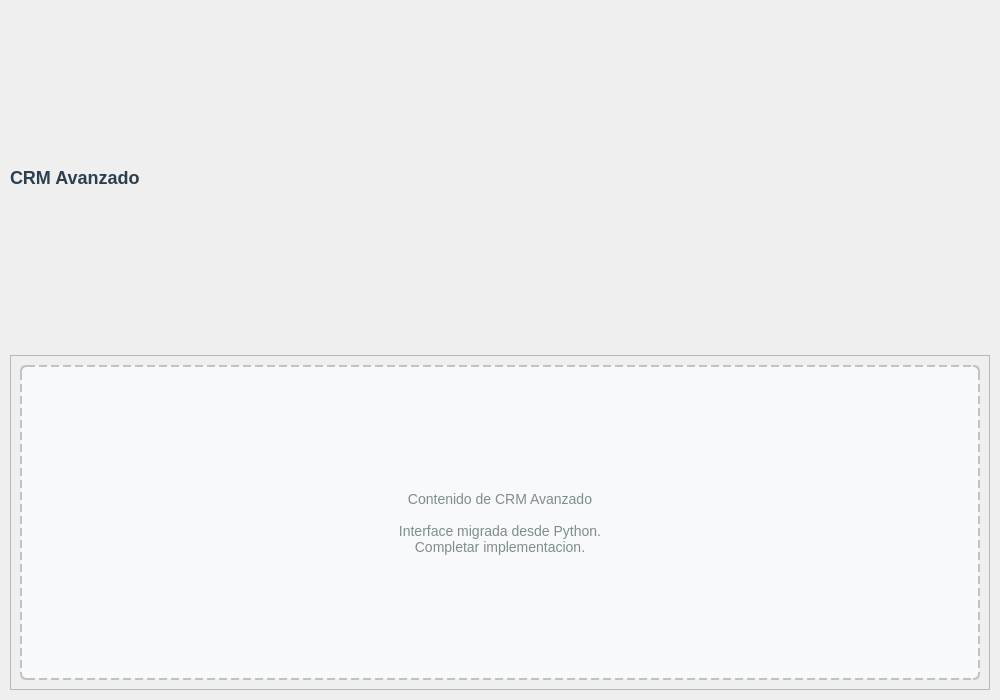
<?xml version="1.0" encoding="UTF-8"?>
<ui version="4.0">
 <class>AdvancedCrmWidget</class>
 <widget class="QWidget" name="AdvancedCrmWidget">
  <property name="geometry">
   <rect>
    <x>0</x>
    <y>0</y>
    <width>1000</width>
    <height>700</height>
   </rect>
  </property>
  <property name="windowTitle">
   <string>CRM Avanzado</string>
  </property>
  <layout class="QVBoxLayout" name="mainLayout">
   <property name="spacing">
    <number>10</number>
   </property>
   <property name="leftMargin">
    <number>10</number>
   </property>
   <property name="topMargin">
    <number>10</number>
   </property>
   <property name="rightMargin">
    <number>10</number>
   </property>
   <property name="bottomMargin">
    <number>10</number>
   </property>
   
   <item>
    <widget class="QLabel" name="lblTitle">
     <property name="text">
      <string>CRM Avanzado</string>
     </property>
     <property name="styleSheet">
      <string>font-size: 18px; font-weight: bold; color: #2c3e50;</string>
     </property>
    </widget>
   </item>
   
   <item>
    <widget class="QFrame" name="frameContent">
     <property name="frameShape">
      <enum>QFrame::StyledPanel</enum>
     </property>
     <property name="frameShadow">
      <enum>QFrame::Raised</enum>
     </property>
     <layout class="QVBoxLayout" name="contentLayout">
      <item>
       <widget class="QLabel" name="lblPlaceholder">
        <property name="text">
         <string>Contenido de CRM Avanzado

Interface migrada desde Python.
Completar implementacion.</string>
        </property>
        <property name="alignment">
         <set>Qt::AlignCenter</set>
        </property>
        <property name="styleSheet">
         <string>
          QLabel {
           color: #7f8c8d;
           font-size: 14px;
           border: 2px dashed #bdc3c7;
           border-radius: 6px;
           background-color: #f8f9fa;
           padding: 20px;
          }
         </string>
        </property>
       </widget>
      </item>
     </layout>
    </widget>
   </item>
  </layout>
 </widget>
 
 <resources/>
 <connections/>
</ui>
